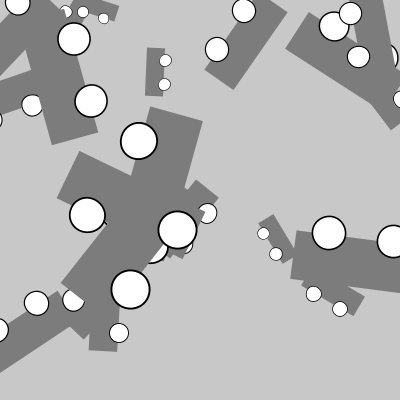
Frame 1 (no input)
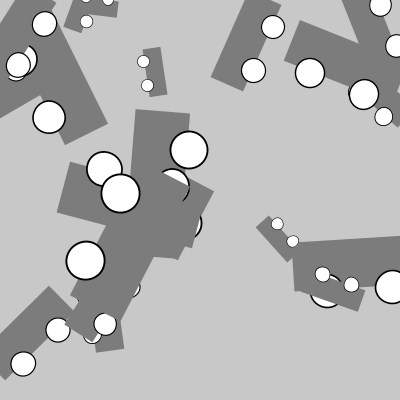
Frame 60 (the mouse pressed at the canvas centre just before this capture)
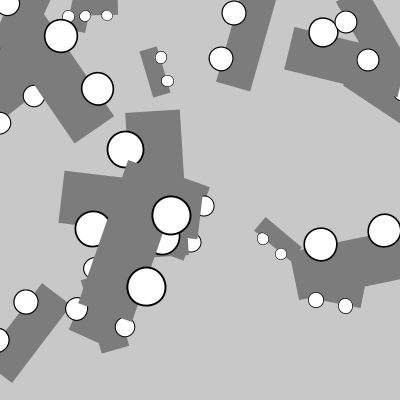
Frame 120 (the mouse held since frame 60 and released just before this capture)

The Processing sketch that drew these frames (run headless with seeded random() and noise(); from frame 60 on, the mouse is pressed at the canvas centre):

// Processing sketch: Es_4_5
// ── Es_4_5.pde
Car c[] = new Car [20];

void setup(){
  size(400, 400);
  for(int i=0; i<c.length; i++){
    c[i] = new Car();
    //c[i] = new Car(width/2, height/2);
  }
}

void draw(){
  background(200);
  for(int j=0; j<c.length; j++){
    c[j].draw();
  }
}
// ── Car.pde
class Car{
  int x, y, xt, yt;
  float angle = random(0, 2*PI);
  float scaleFactor = random(0.5, 2);
  
  public Car(){
    this.x = 0; //(int)random(width);
    this.y = 0; //(int)random(height);
    xt = (int)random(width);
    yt = (int)random(height);
  }
  
  public void draw(){
    noStroke();
    
    //salva il 0,0
    pushMatrix();
    translate(xt, yt);
    scale(scaleFactor);
    rotate(angle);
    
    rectMode(CENTER);
    fill(124);
    rect(x, y, 80, 30); 
    fill(255);
    stroke(0);
    
    pushMatrix();
    translate(20, 16);
    ellipse(x, y, 20, 20);
    popMatrix();
    
    pushMatrix();
    translate(-20, 16);
    ellipse(x, y, 20, 20);
    popMatrix();
    
    angle = angle + 0.05;
    //ripristino il primo push
    popMatrix();
    
  }
}
